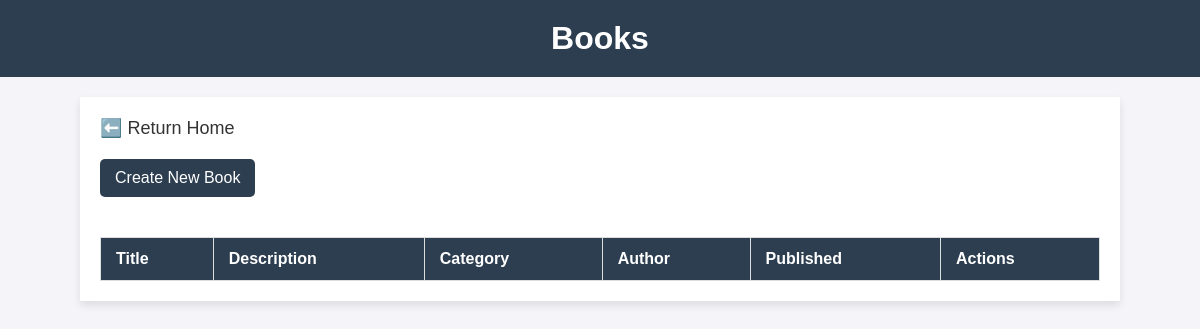
Before: /books with the older database file.
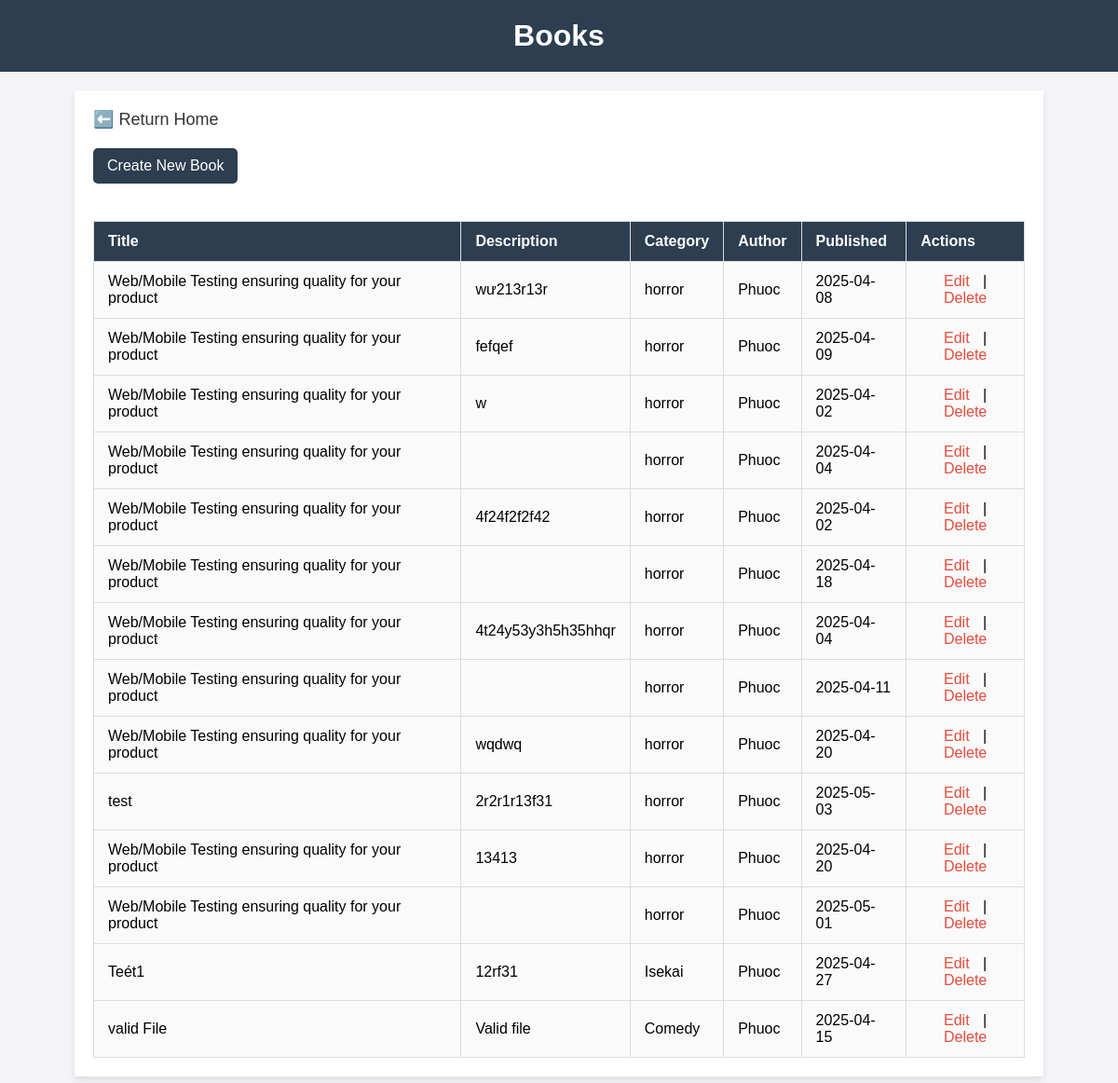
After: the same page with the newer database file.
### app/models/book_model.py (models this page shows, shortened)
class Book(db.Model):
    __tablename__ = 'books'
    id = db.Column(db.Integer, primary_key=True, autoincrement=True)
    image = db.Column(db.String(255), nullable=True)  # Image for the book
    title = db.Column(db.String(255), nullable=False)
    description = db.Column(db.Text, nullable=False)
    category_id = db.Column(db.Integer, db.ForeignKey('category.id'), nullable=False)
    author_id = db.Column(db.Integer, db.ForeignKey('reader.id'), nullable=False)
    published = db.Column(db.Date, nullable=False)
    quantity = db.Column(db.Integer, nullable=False)
    cover_image_path = db.Column(db.String(255), nullable=False)
    file = db.Column(db.String(255), nullable=True)  # File after purchase (e.g., eBook file)
    full_pay_price = db.Column(db.Float, nullable=False)
    rent_price = db.Column(db.Float, nullable=False)
    category = db.relationship('Category', backref='books')
    author = db.relationship('Reader', backref='books')

### app/models/category_model.py (models this page shows)
class Category(db.Model):
    id = db.Column(db.Integer, primary_key=True)
    name = db.Column(db.String(100), nullable=False)

### app/models/reader_model.py (models this page shows, shortened)
class Reader(db.Model):
    id = db.Column(db.Integer, primary_key=True, autoincrement=True)
    full_name = db.Column(db.String(100), nullable=False)
    birthdate = db.Column(db.Date, nullable=True)
    gmail = db.Column(db.String(120), unique=True, nullable=False)
    gender = db.Column(db.Boolean, nullable=False)  # True for male, False for female
    nation = db.Column(db.String(100), nullable=True)
    phone = db.Column(db.String(20), unique=True, nullable=False)
    username = db.Column(db.String(80), unique=True, nullable=False)
    password = db.Column(db.String(255), nullable=False)
    role = db.Column(db.Integer, nullable=False, default=1)  # 1: user, 2: writer, 3: admin, 4 : blocked

### app/routes/book_routes.py (the view)
@book_routes.route('/books', methods=['GET'])
def list_books():
    books = BookRepository.get_all_books()
    return render_template('book/book_list.html', books=books)

### app/repositories/book_repo.py (called while the page is built)
    @staticmethod
    def get_all_books():
        return Book.query.all()

### app/templates/book/book_list.html (shortened to what this page needs)
<!DOCTYPE html>
<html lang="en">
<head>
</head>
<body>
    <h1>Books</h1>
    <div class="container">
        <div style="margin-bottom: 20px;">
            <a href="/" class="return-home-btn" style="text-decoration: none; color: #333; font-size: 18px;">
              ⬅️ Return Home
            </a>
          </div>
        <a href="{{ url_for('book_routes.create_book') }}" class="create-btn">Create New Book</a>
        <table>
            <thead>
                <tr>
                    <th>Title</th>
                    <th>Description</th>
                    <th>Category</th>
                    <th>Author</th>
                    <th>Published</th>
                    <th>Actions</th>
                </tr>
            </thead>
            <tbody>
                {% for book in books %}
                    <tr>
                        <td>{{ book.title }}</td>
                        <td>{{ book.description }}</td>
                        <td>{{ book.category.name }}</td>
                        <td>{{ book.author.full_name }}</td>
                        <td>{{ book.published }}</td>
                        <td class="actions">
                            <a href="{{ url_for('book_routes.edit_book', book_id=book.id) }}">Edit</a> |
                            <a href="{{ url_for('book_routes.delete_book', book_id=book.id) }}">Delete</a>
                        </td>
                    </tr>
                {% endfor %}
            </tbody>
        </table>
    </div>
</body>
</html>

Changed rows visible on the page:
added Book: title "Web/Mobile Testing ensuring quality for your product", description "wư213r13r", category.name "horror", author.full_name "Phuoc", published "2025-04-08"
added Book: title "Web/Mobile Testing ensuring quality for your product", description "fefqef", category.name "horror", author.full_name "Phuoc", published "2025-04-09"
added Book: title "Web/Mobile Testing ensuring quality for your product", description "w", category.name "horror", author.full_name "Phuoc", published "2025-04-02"
added Book: title "Web/Mobile Testing ensuring quality for your product", category.name "horror", author.full_name "Phuoc", published "2025-04-04"
added Book: title "Web/Mobile Testing ensuring quality for your product", description "4f24f2f2f42", category.name "horror", author.full_name "Phuoc", published "2025-04-02"
added Book: title "Web/Mobile Testing ensuring quality for your product", category.name "horror", author.full_name "Phuoc", published "2025-04-18"
added Book: title "Web/Mobile Testing ensuring quality for your product", description "4t24y53y3h5h35hhqr", category.name "horror", author.full_name "Phuoc", published "2025-04-04"
added Book: title "Web/Mobile Testing ensuring quality for your product", category.name "horror", author.full_name "Phuoc", published "2025-04-11"
added Book: title "Web/Mobile Testing ensuring quality for your product", description "wqdwq", category.name "horror", author.full_name "Phuoc", published "2025-04-20"
added Book: title "test", description "2r2r1r13f31", category.name "horror", author.full_name "Phuoc", published "2025-05-03"
added Book: title "Web/Mobile Testing ensuring quality for your product", description "13413", category.name "horror", author.full_name "Phuoc", published "2025-04-20"
added Book: title "Web/Mobile Testing ensuring quality for your product", category.name "horror", author.full_name "Phuoc", published "2025-05-01"
added Book: title "Teét1", description "12rf31", category.name "Isekai", author.full_name "Phuoc", published "2025-04-27"
added Book: title "valid File", description "Valid file", category.name "Comedy", author.full_name "Phuoc", published "2025-04-15"
